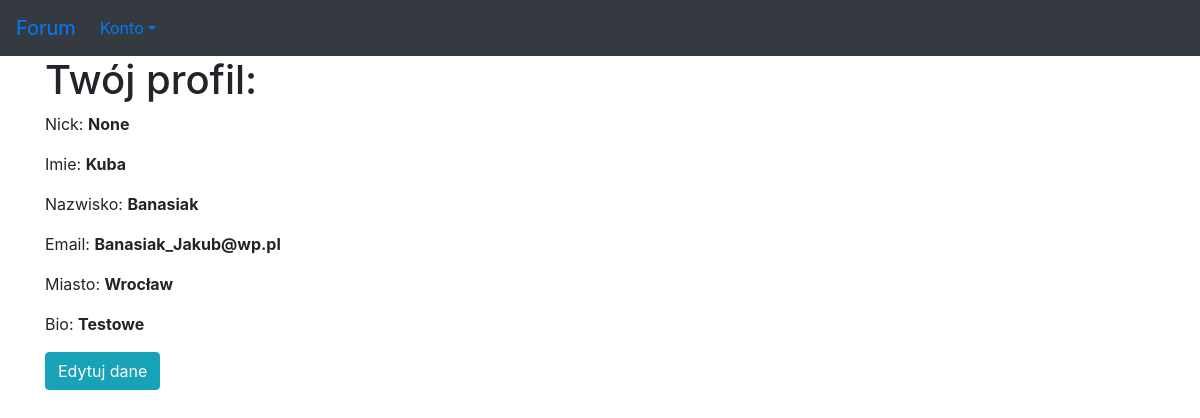
The page /users/ (signed in) on the database as committed earlier.
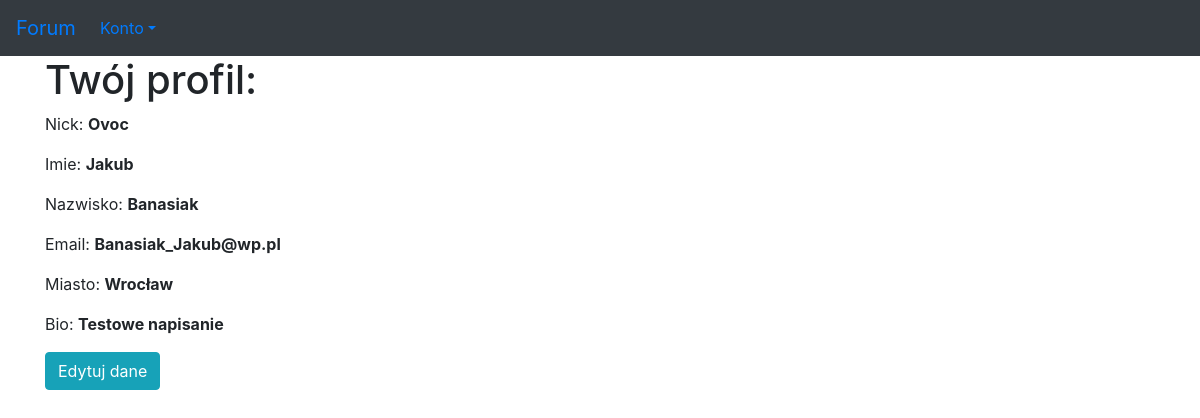
The same page on the database as committed later.
### users/models.py (models this page shows, shortened)
class UserProfile(models.Model):
    user = models.ForeignKey(User, on_delete=models.SET_NULL, null=True)
    first_name = models.CharField(max_length=30)
    last_name = models.CharField(max_length=30)
    email = models.EmailField(blank=True)
    city = models.CharField(max_length=30, blank=True)
    bio = models.TextField(blank=True)
    class Meta:
        verbose_name_plural = "users"

### users/views.py (the view)
# urls.py: path('', views.Index.as_view(), name='index'),
class Index(ListView):
    model = UserProfile
    context_object_name = 'users'
    template_name = 'users/index.html'

### users/templates/users/index.html (shortened to what this page needs)
{% extends 'szablon.html' %}
{% block naglowek %}Twój profil: {% endblock naglowek %}
{% block tresc %}
    {% load crispy_forms_tags %}
    {% if user.is_authenticated %}
        {% for user in users %}
        <p>Nick: <b>{{ user.user }}&nbsp</b></p>
        <p>Imie: <b>{{ user.first_name }}&nbsp</b></p>
        <p>Nazwisko: <b>{{ user.last_name }}&nbsp</b></p>
        <p>Email: <b>{{ user.email }}&nbsp</b></p>
        <p>Miasto: <b>{{ user.city }}&nbsp</b></p>
        <p>Bio: <b>{{ user.bio }}&nbsp</b></p>
        <p><a href="{% url 'users:user_info' user.id %}" class="btn btn-info" role="button">Edytuj dane</a></p>
        {% endfor %}
    {% else %}
        <form action="." method="POST">
        <a href="{% url 'users:loguj' %}" class="btn btn-info" role="button">Zaloguj</a>
        </form>
    {% endif %}
{% endblock tresc %}

### templates/szablon.html (shortened to what this page needs)
<!DOCTYPE html>
<html lang="pl">
<head>
    <link rel="stylesheet" href="https://stackpath.bootstrapcdn.com/bootstrap/4.1.3/css/bootstrap.min.css">
</head>
<body>
    <nav class="navbar navbar-expand-sm bg-dark">
        <a class="navbar-brand" href="{% url 'forum:index' %}">Forum</a>
        <div class="collapse navbar-collapse" id="collapsibleNavbar">
            <ul class="navbar-nav">
                <li class="nav-item dropdown">
                    <a href="#" class="nav-link dropdown-toggle" data-toggle="dropdown" role="button">Konto</a>
                </li>
            </ul>
        </div>
    </nav>
    <div class="container">
        <div class="row">
            <div class="col">
<h1>{% block naglowek %}Projekt Django{% endblock naglowek %}</h1>
{% block tresc %}
{% endblock tresc %}
            </div>
        </div>
    </div>
</body>
</html>

Rows that differ between the two databases and show on the page:
changed UserProfile "Banasiak": user "None" → "Ovoc"; first_name "Kuba" → "Jakub"; bio "Testowe" → "Testowe napisanie"
